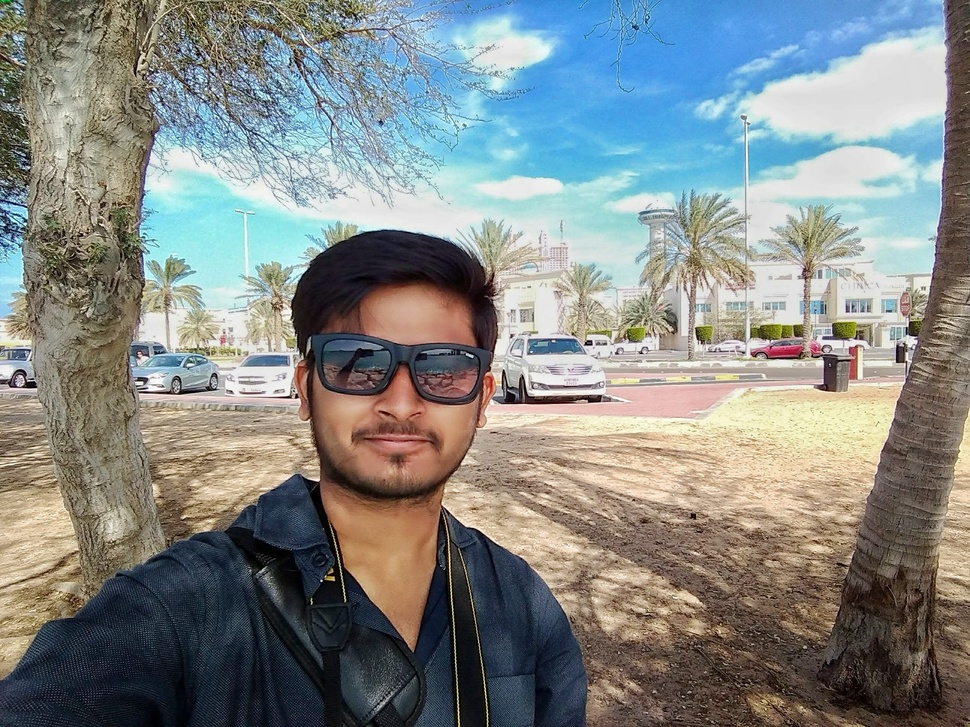
#> input picture ashu2.jpeg, 970 x 727 px, shrunk from 2592 x 1944 before the run, given in place of the camera
$ python edge.py   (older library calls are emulated)
#> lines starting #> are read from the running program, lines starting #| are printed output that depends on the picture
import cv2
import numpy as np

cap = cv2.VideoCapture(0)

while True:
	_ , frame = cap.read()
#> frame is the input picture: shape (727, 970, 3); mean B, G, R 134.4, 136.8, 131.9

	laplacian = cv2.Laplacian(frame,cv2.CV_64F)
	sobelx = cv2.Sobel(frame,cv2.CV_64F,1,0,ksize=5)
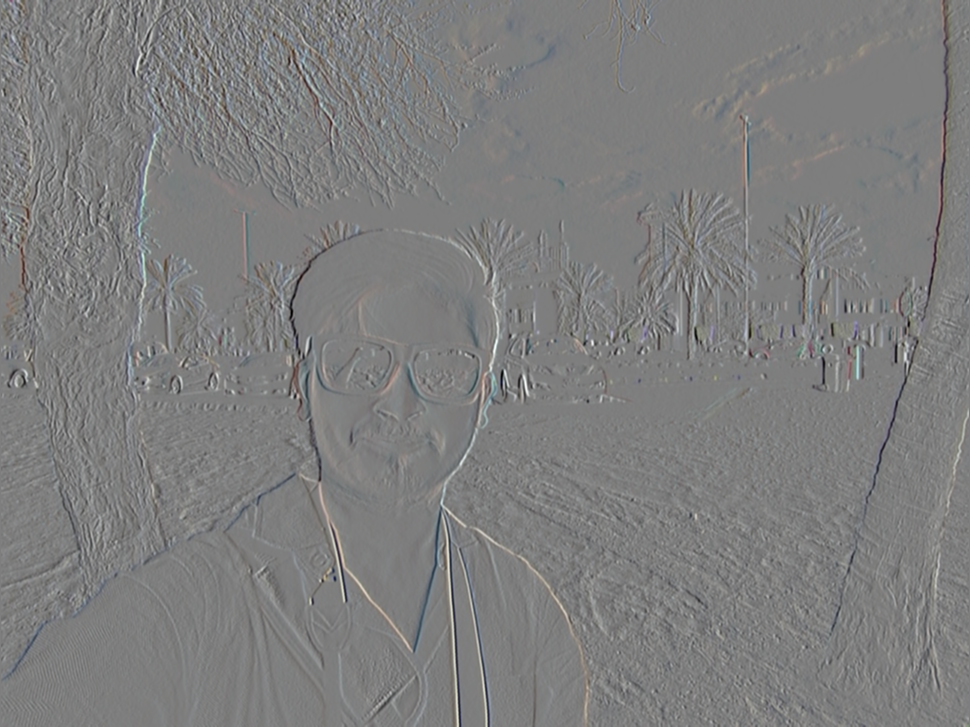
#> sobelx: shape (727, 970, 3) float64; mean B, G, R -3.8, -2.9, -0.5; drawn with min black and max white
	sobely = cv2.Sobel(frame,cv2.CV_64F,0,1,ksize=5)
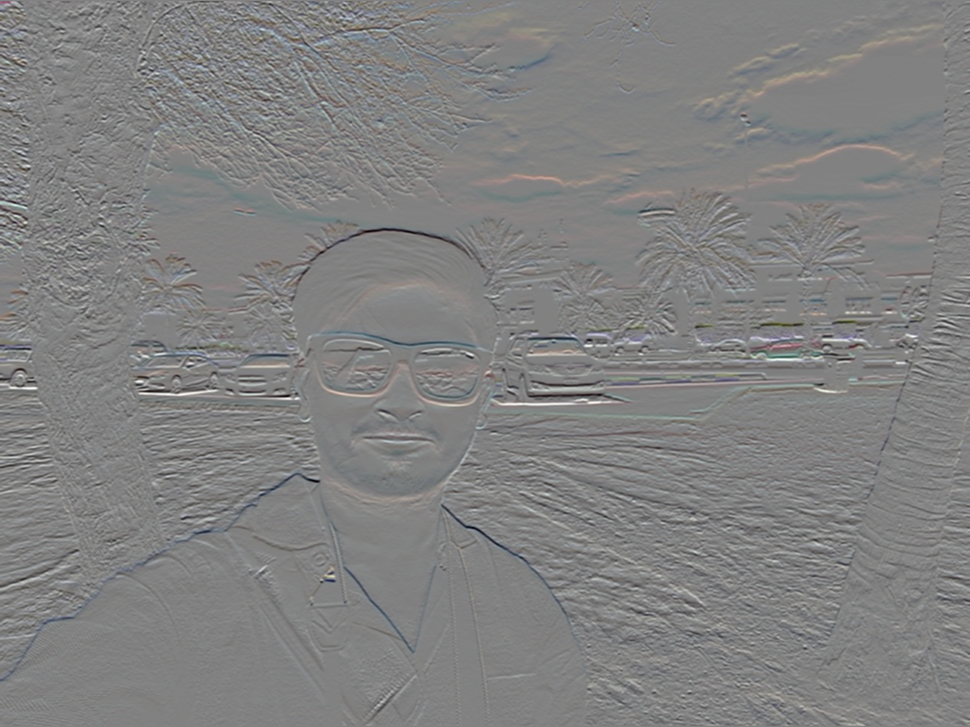
#> sobely: shape (727, 970, 3) float64; mean B, G, R -20.7, -16, -8.7; drawn with min black and max white
	edges = cv2.Canny(frame,200,200)
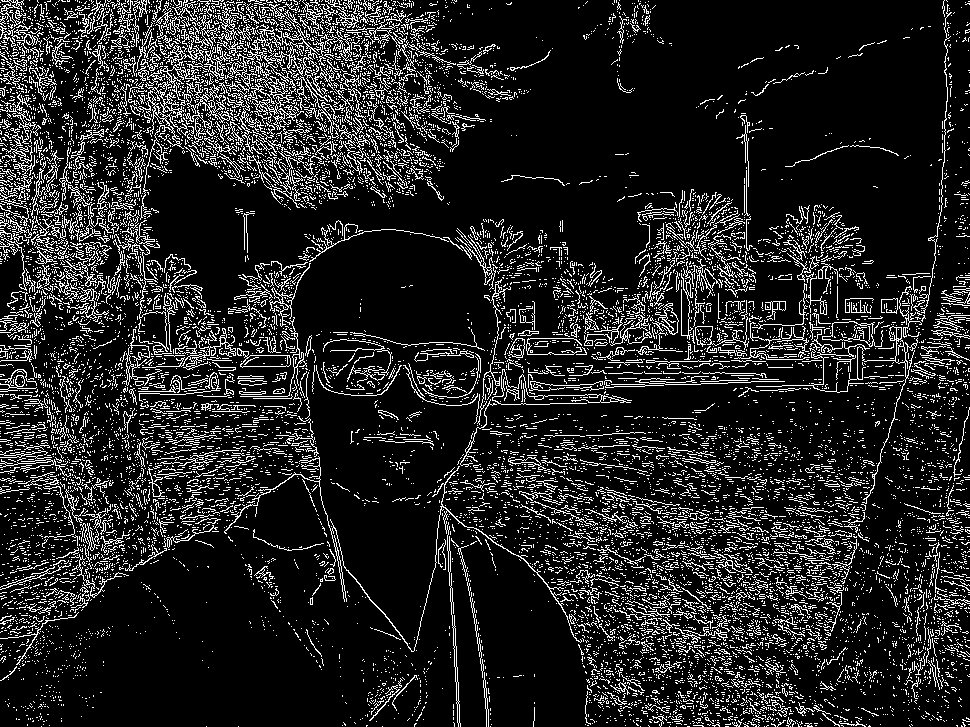
#> edges: shape (727, 970); 13.8% white in thin lines or dots


	cv2.imshow('frame',frame)
	cv2.imshow('laplacian',laplacian)
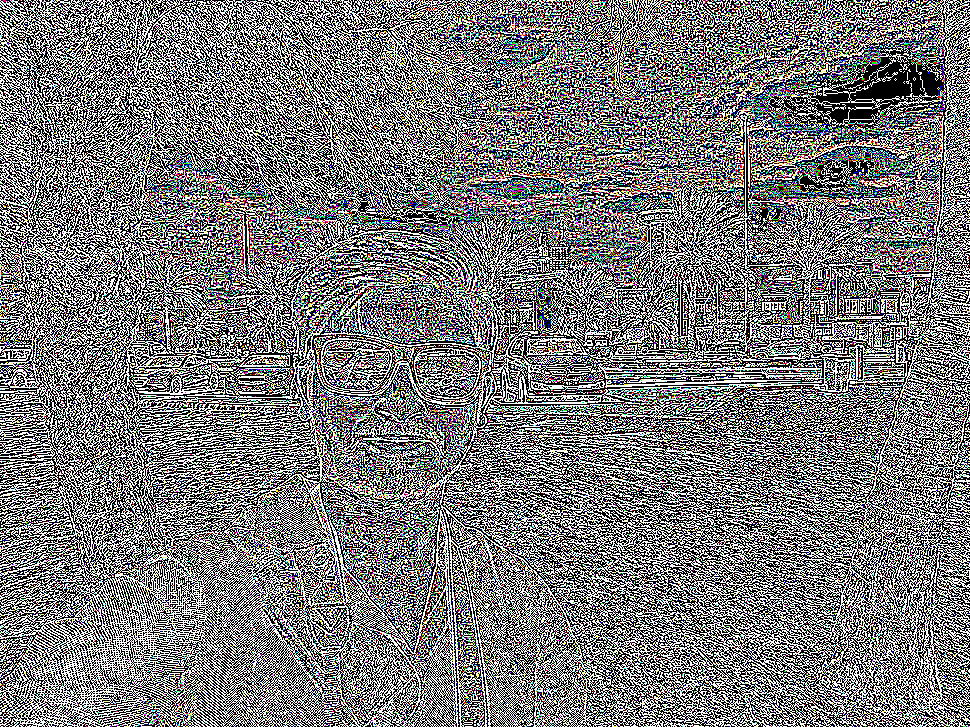
#> window 'laplacian': shape (727, 970, 3); mean B, G, R 121.7, 121.6, 121.9
	cv2.imshow('sobelx',sobelx)
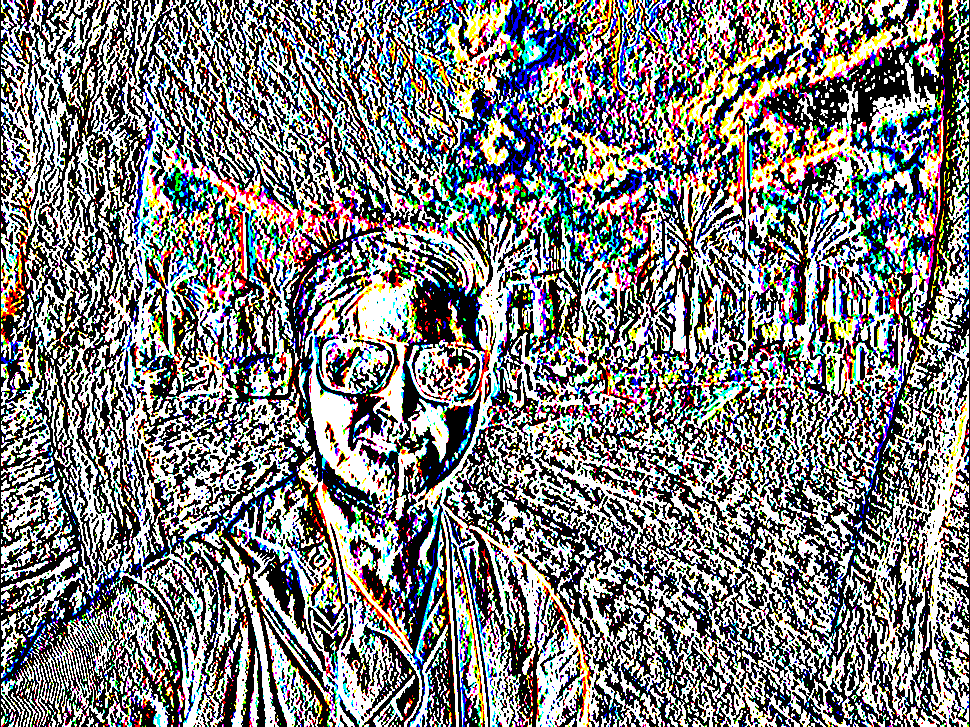
#> window 'sobelx': shape (727, 970, 3); mean B, G, R 126.1, 126.5, 127
	cv2.imshow('sobely',sobely)
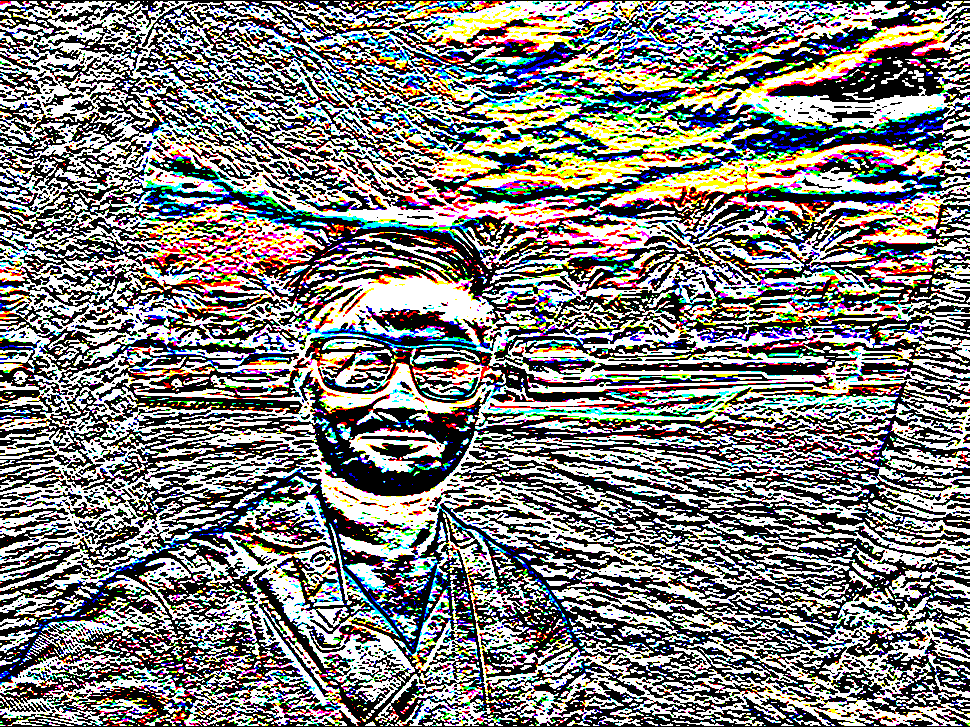
#> window 'sobely': shape (727, 970, 3); mean B, G, R 124.8, 127.3, 128.6
	cv2.imshow('edges',edges)


	if cv2.waitKey(1) & 0xFF == ord('q'):
#> (key q is pressed here)
		break

cap.release()
cv2.destroyAllWindows()

$ run again, on goalkeeper.jpg
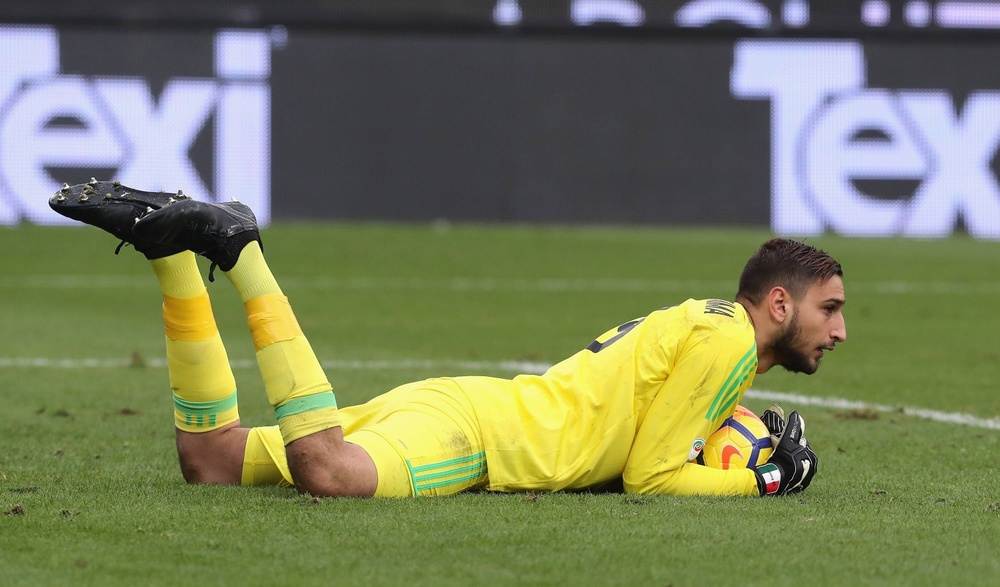
#> input picture goalkeeper.jpg, 1000 x 587 px, shrunk from 1500 x 880 before the run, given in place of the camera
#> frame is the input picture: shape (587, 1000, 3); mean B, G, R 91.4, 127.5, 121
#> `edges = cv2.Canny(frame,200,200)`:
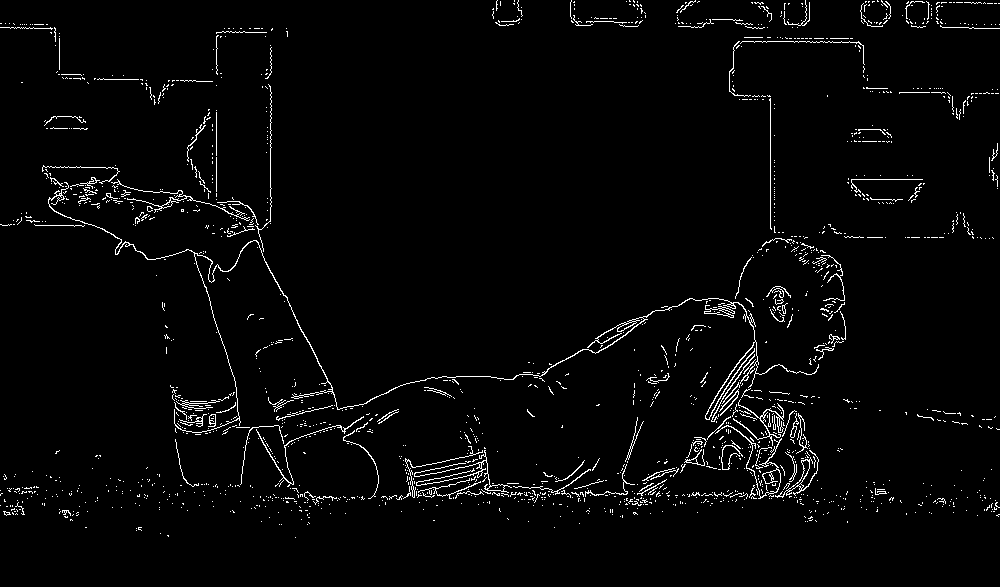
#> edges: shape (587, 1000); 2.6% white in thin lines or dots
#> `cv2.imshow('sobely',sobely)`:
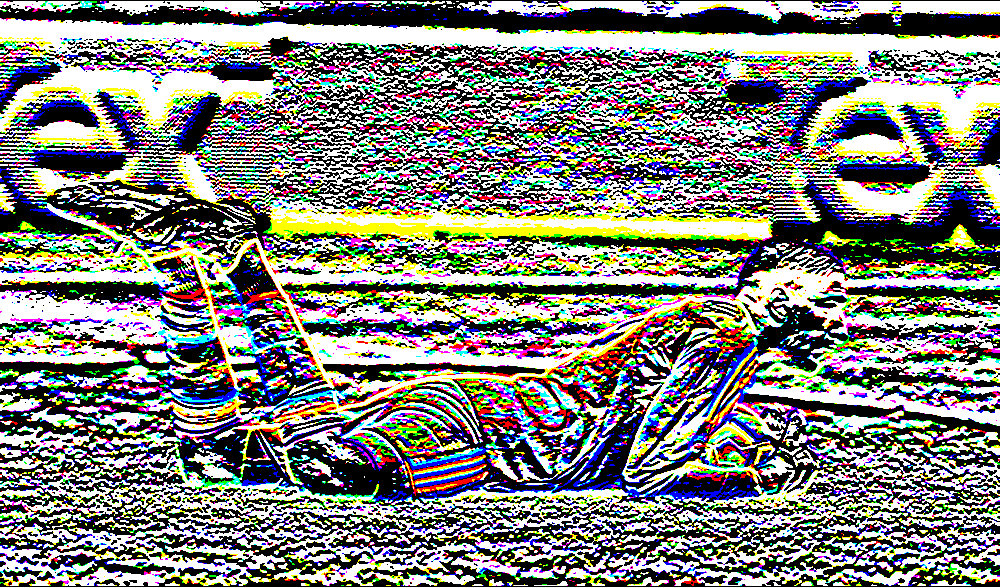
#> window 'sobely': shape (587, 1000, 3); mean B, G, R 123.6, 129.3, 129.4
